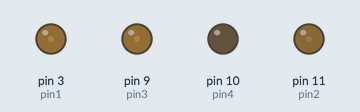
Bench run of a sketch on a simulated Arduino Uno, built with avr-gcc and run on an emulated ATmega328P. On the bench: output pins drawn as LEDs (lit = HIGH). Random numbers use the default seed unless the sketch sets one.

Above: at 0.15 s.
At 13.1 s:
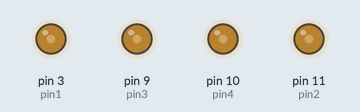
At 24.2 s:
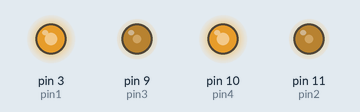
At 29.3 s:
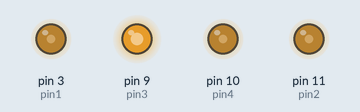
At 31.3 s:
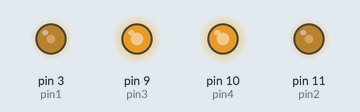
At 34.3 s:
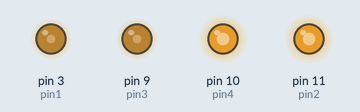
Timing chart, 0 to 40.0 s (numbered marks = the images above):
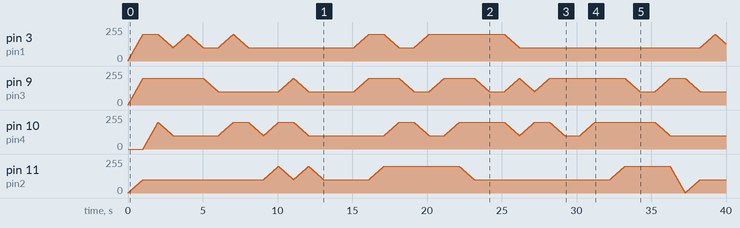

The sketch:

Colour_changing_LEDs.ino
```cpp
/*

Colour-changing LEDs

With up to four LEDs connected to each of the PWM-capable pins of an Arduino their brightness
can be varied.

*/

const int pin1 = 3;
const int pin2 = 11;
const int pin3 = 9;
const int pin4 = 10;
const int waittime = 10;
int newvalue1 = 0;
int newvalue2 = 0;
int newvalue3 = 0;
int newvalue4 = 0;
int difference1 = 0;
int difference2 = 0;
int difference3 = 0;
int difference4 = 0;
int brightness1 = 0;
int brightness2 = 0;
int brightness3 = 0;
int brightness4 = 0;
int loopcounter = 0;


void setup() {
  // initialize the digital pin as an output.
  pinMode(pin1, OUTPUT);
  pinMode(pin2, OUTPUT);
  pinMode(pin3, OUTPUT);
  pinMode(pin4, OUTPUT);
  // Set Timer/Counter Control Registers A/B for Timer/Counter 1/2
  TCCR2A = _BV(COM2A1) | _BV(COM2B1) | _BV(WGM20);
  TCCR2B = _BV(CS22);
  TCCR1A = _BV(COM2A1) | _BV(COM2B1) | _BV(WGM20);
  TCCR1B = _BV(CS22);
}

void loop() {
    // Set each value to a random number between 0 and 255
    newvalue1 = random(256);
    newvalue2 = random(256);
    newvalue3 = random(256);
    newvalue4 = random(256);

    // Calculate how much each LED's brightness needs to change
    difference1 = newvalue1 - brightness1;
    difference2 = newvalue2 - brightness2;
    difference3 = newvalue3 - brightness3;
    difference4 = newvalue4 - brightness4;

    // Over the course of 100 steps, increment/decrement each LEDs brightness accordingly
    for ( loopcounter = 0; loopcounter < 100; loopcounter++) {
      brightness1 += (difference1 / 100);
      brightness2 += (difference2 / 100);
      brightness3 += (difference3 / 100);
      brightness4 += (difference4 / 100);
      OCR2A = brightness1;
      OCR2B = brightness2;
      OCR1A = brightness3;
      OCR1B = brightness4;
      delay(waittime);
    }

}
```
